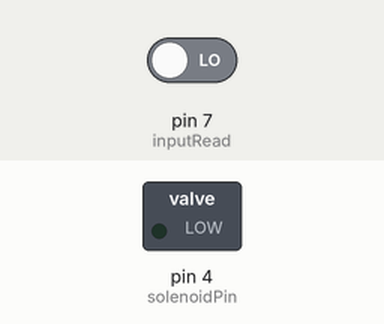
This sketch was run on a simulated Arduino Uno, built with avr-gcc and run on an emulated ATmega328P. Shown: switched loads named in the sketch (green lamp = pin HIGH). Inputs (shaded band) come from the test bench; at power-on: pin 7 (inputRead) LOW.

Above: at 1.2 s.
1.3 s: pin 7 (inputRead) driven HIGH
At 1.6 s:
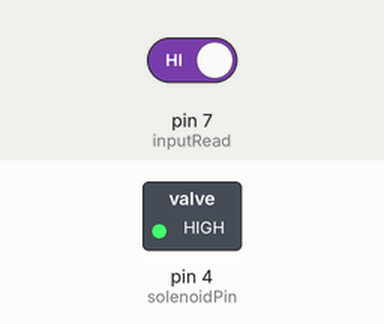
2.8 s: pin 7 (inputRead) driven LOW
At 3.9 s:
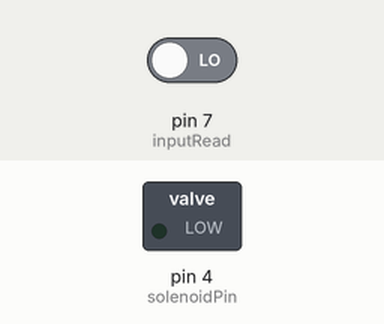
Timing chart, 0 to 5.8 s (numbered marks = the images above; inputs shaded):
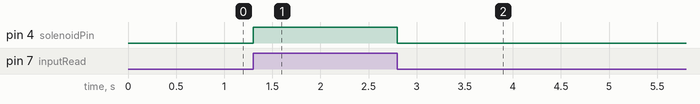

The sketch:

Solenoid_Valve_Control.ino
```cpp
//  Helios Rocketry- Avionics- Static Fire flight computer- Solenoid Valve control

// The purpose of this code is to control a solenoid valve locally by accepting a high signal from the main R-Pi
// Current version is only subject to the Solenoid valves
// The main computer needs to give an constant high signal to actuate the solenoid valve. The valve shall stay open until
// high signal is given.

int solenoidPin = 4;                                                  // Local pin connection to the solenoid
int inputRead = 7;                                                    // Pin connected to R-Pi
int valveState = LOW;                                                 // State of the valve
int CurrentSignal;                                                    // Current signal from R-Pi
long time = 0;                                                        // Initialize timer variable

void setup() {

  pinMode(inputRead, INPUT);                                          // Setting input pin
  pinMode(solenoidPin, OUTPUT);                                       // Setting output pin

}

void loop() {
// IGNORE the debounce variable- only for testing purposes with a switch
  CurrentSignal = digitalRead(inputRead);
  if (CurrentSignal == HIGH ) {
      valveState = HIGH;
      }
  else{
            valveState = LOW;
      }
          digitalWrite(solenoidPin, valveState);
}
```

Measured:
- after the input at 1.3 s, pin 4 (solenoidPin): LOW → HIGH at once
- after the input at 2.8 s, pin 4 (solenoidPin): HIGH → LOW at once
